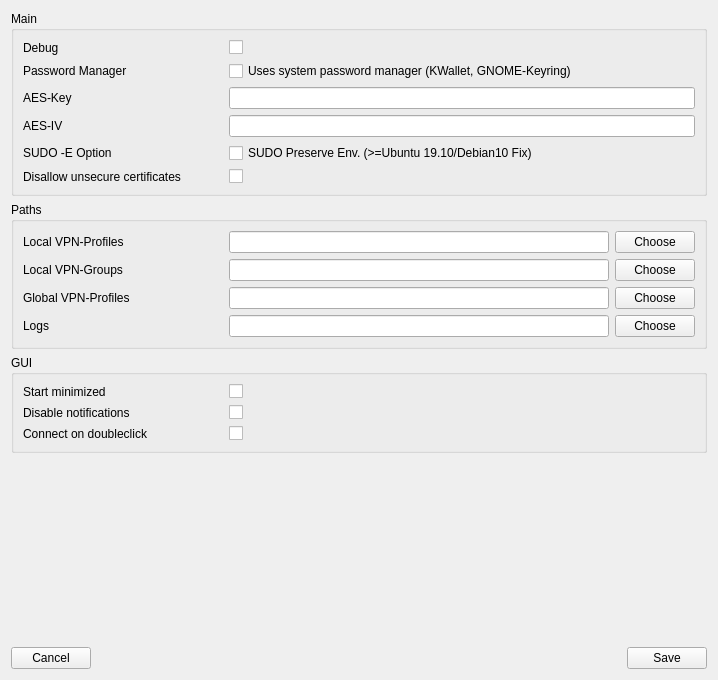
<?xml version="1.0" encoding="UTF-8"?>
<ui version="4.0">
 <class>vpnSetting</class>
 <widget class="QWidget" name="vpnSetting">
  <property name="geometry">
   <rect>
    <x>0</x>
    <y>0</y>
    <width>718</width>
    <height>680</height>
   </rect>
  </property>
  <property name="windowTitle">
   <string>Form</string>
  </property>
  <layout class="QVBoxLayout" name="verticalLayout">
   <item>
    <widget class="QGroupBox" name="groupBox">
     <property name="title">
      <string>Main</string>
     </property>
     <layout class="QVBoxLayout" name="verticalLayout_2">
      <item>
       <layout class="QFormLayout" name="formLayout">
        <item row="0" column="0">
         <widget class="QLabel" name="label">
          <property name="minimumSize">
           <size>
            <width>200</width>
            <height>0</height>
           </size>
          </property>
          <property name="text">
           <string>Debug</string>
          </property>
         </widget>
        </item>
        <item row="0" column="1">
         <widget class="QCheckBox" name="cbDebug">
          <property name="text">
           <string/>
          </property>
         </widget>
        </item>
        <item row="1" column="0">
         <widget class="QLabel" name="label_9">
          <property name="minimumSize">
           <size>
            <width>200</width>
            <height>0</height>
           </size>
          </property>
          <property name="text">
           <string>Password Manager</string>
          </property>
         </widget>
        </item>
        <item row="1" column="1">
         <widget class="QCheckBox" name="cbUseSystemPasswordStore">
          <property name="text">
           <string>Uses system password manager (KWallet, GNOME-Keyring)</string>
          </property>
         </widget>
        </item>
        <item row="2" column="0">
         <widget class="QLabel" name="label_2">
          <property name="minimumSize">
           <size>
            <width>200</width>
            <height>0</height>
           </size>
          </property>
          <property name="text">
           <string>AES-Key</string>
          </property>
         </widget>
        </item>
        <item row="2" column="1">
         <widget class="QLineEdit" name="leAESKey"/>
        </item>
        <item row="3" column="0">
         <widget class="QLabel" name="label_8">
          <property name="minimumSize">
           <size>
            <width>200</width>
            <height>0</height>
           </size>
          </property>
          <property name="text">
           <string>AES-IV</string>
          </property>
         </widget>
        </item>
        <item row="3" column="1">
         <widget class="QLineEdit" name="leAESIV"/>
        </item>
        <item row="4" column="0">
         <widget class="QLabel" name="label_10">
          <property name="minimumSize">
           <size>
            <width>200</width>
            <height>0</height>
           </size>
          </property>
          <property name="text">
           <string>SUDO -E Option</string>
          </property>
         </widget>
        </item>
        <item row="4" column="1">
         <widget class="QCheckBox" name="cbSUDOPreserveEnv">
          <property name="text">
           <string>SUDO Preserve Env. (&gt;=Ubuntu 19.10/Debian10 Fix)</string>
          </property>
         </widget>
        </item>
        <item row="5" column="0">
         <widget class="QLabel" name="label_13">
          <property name="text">
           <string>Disallow unsecure certificates</string>
          </property>
         </widget>
        </item>
        <item row="5" column="1">
         <widget class="QCheckBox" name="cbDisallowUnsecureCertificates">
          <property name="text">
           <string/>
          </property>
         </widget>
        </item>
       </layout>
      </item>
     </layout>
    </widget>
   </item>
   <item>
    <widget class="QGroupBox" name="groupBox_2">
     <property name="title">
      <string>Paths</string>
     </property>
     <layout class="QVBoxLayout" name="verticalLayout_3">
      <item>
       <layout class="QFormLayout" name="formLayout_2">
        <item row="0" column="0">
         <widget class="QLabel" name="label_3">
          <property name="minimumSize">
           <size>
            <width>200</width>
            <height>0</height>
           </size>
          </property>
          <property name="text">
           <string>Local VPN-Profiles</string>
          </property>
         </widget>
        </item>
        <item row="1" column="0">
         <widget class="QLabel" name="label_4">
          <property name="minimumSize">
           <size>
            <width>200</width>
            <height>0</height>
           </size>
          </property>
          <property name="text">
           <string>Local VPN-Groups</string>
          </property>
         </widget>
        </item>
        <item row="2" column="0">
         <widget class="QLabel" name="label_5">
          <property name="minimumSize">
           <size>
            <width>200</width>
            <height>0</height>
           </size>
          </property>
          <property name="text">
           <string>Global VPN-Profiles</string>
          </property>
         </widget>
        </item>
        <item row="3" column="0">
         <widget class="QLabel" name="label_6">
          <property name="minimumSize">
           <size>
            <width>200</width>
            <height>0</height>
           </size>
          </property>
          <property name="text">
           <string>Logs</string>
          </property>
         </widget>
        </item>
        <item row="0" column="1">
         <layout class="QHBoxLayout" name="horizontalLayout_2">
          <item>
           <widget class="QLineEdit" name="leLocalVPNProfiles"/>
          </item>
          <item>
           <widget class="QPushButton" name="btnChooseLocalVPNProfiles">
            <property name="text">
             <string>Choose</string>
            </property>
           </widget>
          </item>
         </layout>
        </item>
        <item row="1" column="1">
         <layout class="QHBoxLayout" name="horizontalLayout_3">
          <item>
           <widget class="QLineEdit" name="leLocalVPNGroups"/>
          </item>
          <item>
           <widget class="QPushButton" name="btnChooseLocalVPNGroups">
            <property name="text">
             <string>Choose</string>
            </property>
           </widget>
          </item>
         </layout>
        </item>
        <item row="2" column="1">
         <layout class="QHBoxLayout" name="horizontalLayout_4">
          <item>
           <widget class="QLineEdit" name="leGlobalVPNProfiles"/>
          </item>
          <item>
           <widget class="QPushButton" name="btnChooseGlobalVPNProfiles">
            <property name="text">
             <string>Choose</string>
            </property>
           </widget>
          </item>
         </layout>
        </item>
        <item row="3" column="1">
         <layout class="QHBoxLayout" name="horizontalLayout_5">
          <item>
           <widget class="QLineEdit" name="leLogs"/>
          </item>
          <item>
           <widget class="QPushButton" name="btnChooseLogs">
            <property name="text">
             <string>Choose</string>
            </property>
           </widget>
          </item>
         </layout>
        </item>
       </layout>
      </item>
     </layout>
    </widget>
   </item>
   <item>
    <widget class="QGroupBox" name="groupBox_3">
     <property name="title">
      <string>GUI</string>
     </property>
     <layout class="QVBoxLayout" name="verticalLayout_4">
      <item>
       <layout class="QFormLayout" name="formLayout_3">
        <item row="1" column="0">
         <widget class="QLabel" name="label_7">
          <property name="minimumSize">
           <size>
            <width>200</width>
            <height>0</height>
           </size>
          </property>
          <property name="text">
           <string>Start minimized</string>
          </property>
         </widget>
        </item>
        <item row="1" column="1">
         <widget class="QCheckBox" name="cbStartMinimized">
          <property name="text">
           <string/>
          </property>
         </widget>
        </item>
        <item row="2" column="0">
         <widget class="QLabel" name="label_11">
          <property name="minimumSize">
           <size>
            <width>200</width>
            <height>0</height>
           </size>
          </property>
          <property name="text">
           <string>Disable notifications</string>
          </property>
         </widget>
        </item>
        <item row="3" column="0">
         <widget class="QLabel" name="label_12">
          <property name="minimumSize">
           <size>
            <width>200</width>
            <height>0</height>
           </size>
          </property>
          <property name="text">
           <string>Connect on doubleclick</string>
          </property>
         </widget>
        </item>
        <item row="2" column="1">
         <widget class="QCheckBox" name="cbDisableNotifications">
          <property name="text">
           <string/>
          </property>
         </widget>
        </item>
        <item row="3" column="1">
         <widget class="QCheckBox" name="cbConnectonDblClick">
          <property name="text">
           <string/>
          </property>
         </widget>
        </item>
       </layout>
      </item>
     </layout>
    </widget>
   </item>
   <item>
    <spacer name="verticalSpacer">
     <property name="orientation">
      <enum>Qt::Vertical</enum>
     </property>
     <property name="sizeHint" stdset="0">
      <size>
       <width>20</width>
       <height>40</height>
      </size>
     </property>
    </spacer>
   </item>
   <item>
    <layout class="QHBoxLayout" name="horizontalLayout">
     <item>
      <widget class="QPushButton" name="btnCancel">
       <property name="text">
        <string>Cancel</string>
       </property>
      </widget>
     </item>
     <item>
      <spacer name="horizontalSpacer">
       <property name="orientation">
        <enum>Qt::Horizontal</enum>
       </property>
       <property name="sizeHint" stdset="0">
        <size>
         <width>40</width>
         <height>20</height>
        </size>
       </property>
      </spacer>
     </item>
     <item>
      <widget class="QPushButton" name="btnSave">
       <property name="text">
        <string>Save</string>
       </property>
      </widget>
     </item>
    </layout>
   </item>
  </layout>
 </widget>
 <resources/>
 <connections/>
</ui>
